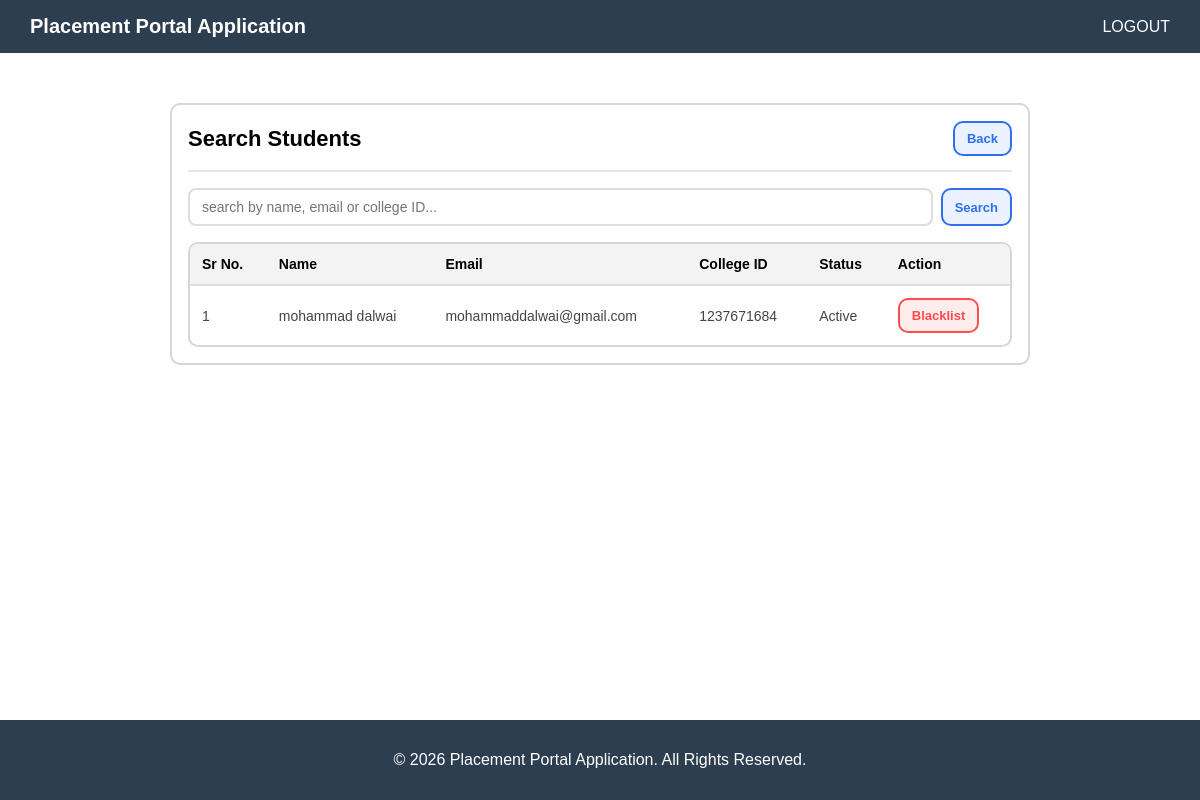
Page /admin_dashboard/search_students (signed in) on the committed database.
### app.py (models this page shows)
class User(db.Model):
    __tablename__ = "users"
    id = db.Column(db.Integer, primary_key=True)
    username = db.Column(db.String(150), unique=True, nullable=False)
    email = db.Column(db.String(150), unique=True, nullable=False)
    password = db.Column(db.String(150), nullable=False)
    role = db.Column(db.String(50), nullable=False)
    created_at = db.Column(db.DateTime, default=datetime.utcnow)
    is_blacklisted = db.Column(db.Boolean, default=False)
    company_profile = db.relationship(
        "Company",
        back_populates="user",
        uselist=False,
        cascade="all, delete-orphan",
    )
    student_profile = db.relationship(
        "Student",
        back_populates="user",
        uselist=False,
        cascade="all, delete-orphan",
    )

class Student(db.Model):
    __tablename__ = "student"
    id = db.Column(db.Integer, primary_key=True)
    student_iid = db.Column(db.String(30), unique=True, nullable=False)
    f_name = db.Column(db.String(50), nullable=False)
    l_name = db.Column(db.String(50), nullable=False)
    department = db.Column(db.String(150), nullable=False)
    cgpa = db.Column(db.Float, nullable=False)
    batch_year = db.Column(db.Integer, nullable=False)
    placed = db.Column(db.Boolean, default=False, nullable=False)
    resume = db.Column(db.String(200), nullable=True)
    user_id = db.Column(
        db.Integer, db.ForeignKey("users.id", ondelete="CASCADE"),
        nullable=False, unique=True
    )
    user = db.relationship("User", back_populates="student_profile")
    applications = db.relationship(
        "Application",
        back_populates="student",
        cascade="all, delete-orphan"
    )

### app.py (the view)
@app.route('/admin_dashboard/search_students')
def search_students():
    user_id = session.get('id')
    if not user_id:
        return redirect(url_for('login'))
    q = request.args.get('q', '').strip()
    if q:
        students = User.query.filter(User.role == 'Student',User.username.ilike(f'%{q}%')).all()
    else:
        students = User.query.filter_by(role = 'Student').all()
    return render_template('admin_search_students.html', students=students, q=q)

### templates/admin_search_students.html (shortened to what this page needs)
{% extends "base.html" %}
{% block content %}
<div class="container">
    <div class="card">
        <div class="topbar">
            <div class="title">Search Students</div>
            <a href="{{ url_for('admin_dashboard') }}" class="btn btn-blue">Back</a>
        </div>
        <form method="GET" action="{{ url_for('search_students') }}">
            <div class="search-bar">
                <input type="text" name="q" placeholder="search by name, email or college ID..." value="{{ q }}">
                <button type="submit" class="btn btn-blue">Search</button>
            </div>
        </form>
        <div class="table-wrap">
            <table>
                <thead>
                    <tr>
                        <th>Sr No.</th>
                        <th>Name</th>
                        <th>Email</th>
                        <th>College ID</th>
                        <th>Status</th>
                        <th>Action</th>
                    </tr>
                </thead>
                <tbody>
                    {% for stud in students %}
                        <tr>
                            <td>{{ loop.index }}</td>
                            <td>{{ stud.username }}</td>
                            <td>{{ stud.email }}</td>
                            <td>{{ stud.student_profile.student_iid if stud.student_profile else '-' }}</td>
                            <td>{{ 'Blacklisted' if stud.is_blacklisted else 'Active' }}</td>
                            <td>
                                {% if stud.is_blacklisted %}
                                    <a href="{{ url_for('studremove_blacklist', user_id=stud.id) }}" class="btn btn-grey">Remove Blacklist</a>
                                {% else %}
                                    <a href="{{ url_for('studblack_list', user_id=stud.id) }}" class="btn btn-red">Blacklist</a>
                                {% endif %}
                            </td>
                        </tr>
                    {% else %}
                        <tr>
                            <td colspan="6" style="color:#888;">No students found.</td>
                        </tr>
                    {% endfor %}
                </tbody>
            </table>
        </div>
    </div>
</div>
{% endblock %}

### templates/base.html (style rules this page uses)
body { margin: 0; font-family: Arial, sans-serif; }

### templates/admin_search_students.html (style rules this page uses)
* { box-sizing: border-box; }
.container { max-width: 900px; margin: 30px auto; padding: 20px 20px 60px; }
.card { background: #fff; border: 2px solid #d6d6d6; border-radius: 10px; padding: 16px; }
.topbar { display: flex; align-items: center; justify-content: space-between; margin-bottom: 16px; padding-bottom: 14px; border-bottom: 2px solid #e6e6e6; }
.topbar .title { font-size: 22px; font-weight: 700; }
.btn { padding: 8px 12px; border-radius: 10px; border: 2px solid transparent; cursor: pointer; font-weight: 600; font-size: 13px; text-decoration: none; display: inline-block; background: #eee; }
.btn-blue { background: #eaf2ff; border-color: #2f6fed; color: #2f6fed; }
.btn-red { background: #ffecec; border-color: #ff4d4d; color: #ff4d4d; }
.search-bar { display: flex; gap: 8px; margin-bottom: 16px; }
.search-bar input { flex: 1; padding: 9px 12px; border: 2px solid #ddd; border-radius: 8px; font-size: 14px; }
.table-wrap { border: 2px solid #d6d6d6; border-radius: 10px; overflow: hidden; background: #fff; }
table { width: 100%; border-collapse: collapse; }
thead th { text-align: left; background: #f3f3f3; padding: 12px; border-bottom: 2px solid #ddd; font-size: 14px; }
tbody td { padding: 12px; border-bottom: 1px solid #eee; font-size: 14px; color: #444; }
tbody tr:last-child td { border-bottom: none; }

### rows in the picture
User: username "mohammad dalwai", email "mohammaddalwai@gmail.com", student_profile "1237671684", is_blacklisted "Active"
